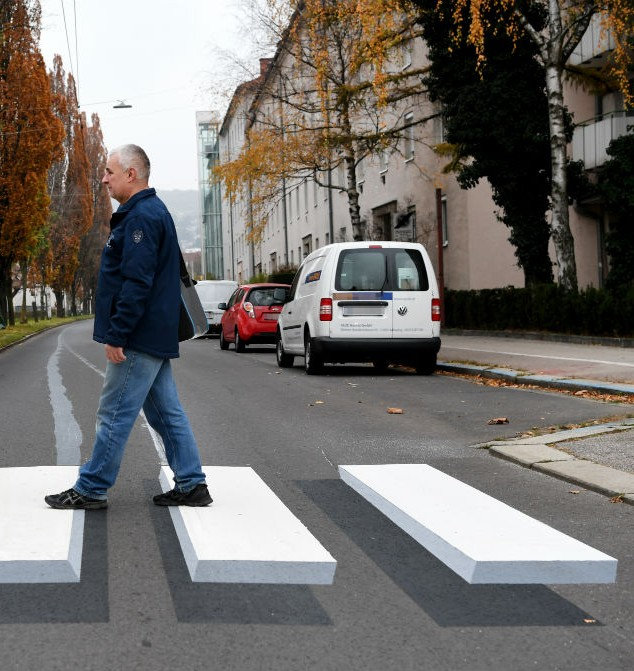
#> input picture app_specific_files/imgp/sample_input/test_right.jpeg, 634 x 671 px, found by its file name
$ python preprocess2.py
#> lines starting #> are read from the running program, lines starting #| are printed output that depends on the picture
"""
 * Copyright (c) 2019, Autonomous Networks Research Group. All rights reserved.
 *     contributors:
 *      Pradipta Ghosh, March 2019
 *      Wenda Chen, March 2019
 *      Bhaskar Krishnamachari, March 2019
 *     Read license file in main directory for more details
"""

import os
import time
import cv2 as cv

def task(input_files, pathin, pathout):


#> called with pathin = '/home/zxc/Desktop/imgptest/sample_input'
    filelist=[]
    for onefile in input_files:
        if(onefile.split('.')[0].split('_')[1] == "right"):
            filelist.append(onefile)
    output_files = ""

    for filename in filelist:
        print(filename)
        # open the target jpeg and convert to gray scale
        src = cv.imread(os.path.join(pathin, filename))
#> src is the input picture: shape (671, 634, 3); mean B, G, R 109.6, 112.8, 116
        # src = cv.cvtColor(src, cv.COLOR_BGR2GRAY)
        src = cv.resize(src, (480, 320))
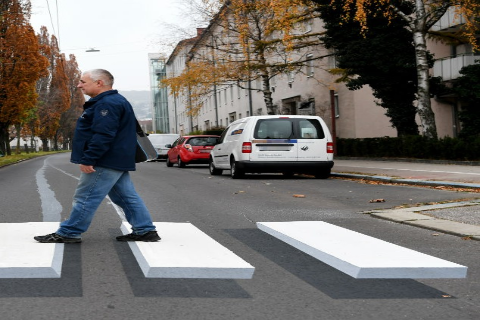
#> src: shape (320, 480, 3); mean B, G, R 109.5, 112.6, 115.8

        # Histogram Equalization to improve the contrast of image
        #dst = cv.equalizeHist(src)

        output_files = filename.split('.')[0] + '_preprocess2.' + filename.split('.')[-1]
        print(output_files)
        cv.imwrite(os.path.join(pathout, output_files), src)


    return [os.path.join(pathout, output_files)]


def main():
    filelist= ['test_left.jpeg', 'test_right.jpeg']
    outpath = os.path.join(os.path.dirname(__file__), "sample_input/")
    outfile = task(filelist, outpath, outpath)
    return outfile

if __name__ == '__main__':

    filelist= ['test_left.jpeg', 'test_right.jpeg']
    task(filelist, '/home/zxc/Desktop/imgptest/sample_input', '/home/zxc/Desktop/imgptest/generated_files')
